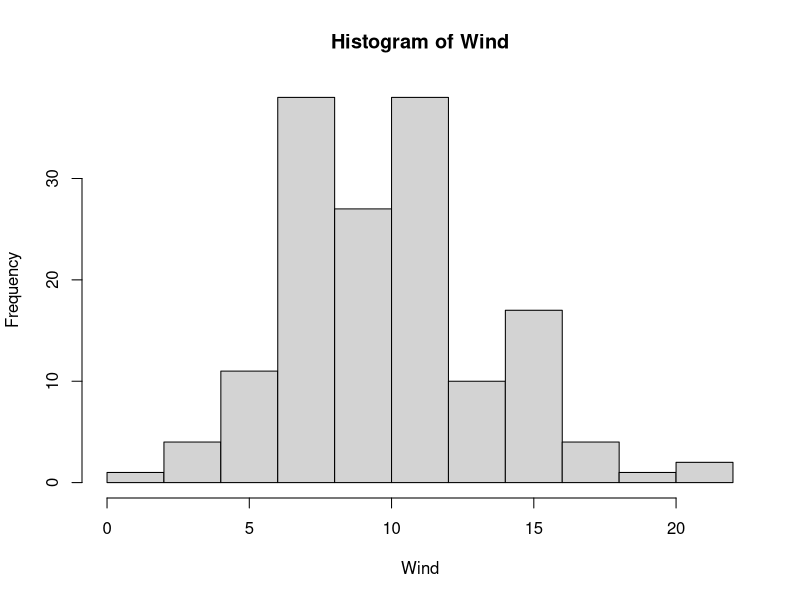
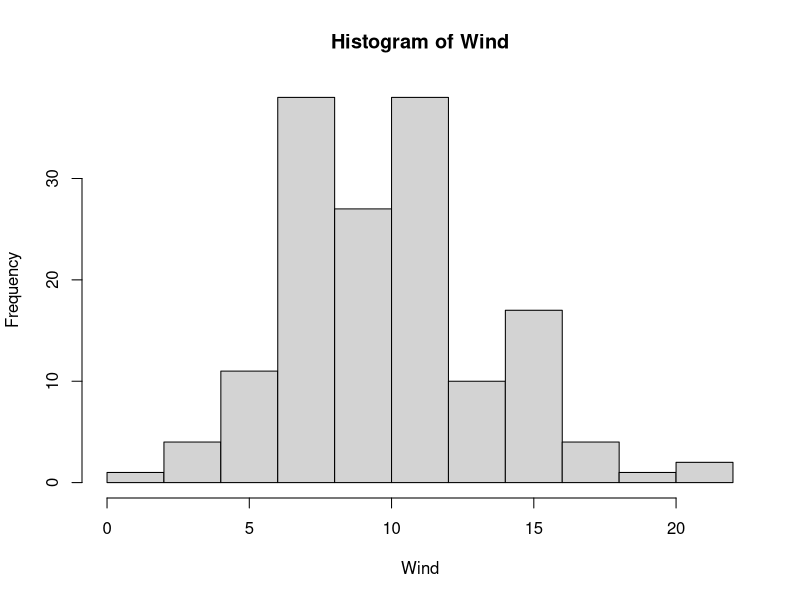

Write R code to recreate these figures, in order. (Note: this script raises an error after producing the figures.)
## ----IntroAirQuality-----------------------------------------------------
str(airquality) 

## ----AttachAirQuality----------------------------------------------------
attach(airquality) 

## ----HistAirQualityWind, fig.show="hide"---------------------------------
hist(Wind) 

## ----HistAirQualityWindSVG, echo=FALSE, include=FALSE, messages=FALSE, warnings=FALSE, results="hide", fig.show="hide"----
MyHist = hist(Wind) 
MakeAccessibleSVG(MyHist, "figures/SimpleGraphsHistAirQualityWind")

## ----echo=FALSE----------------------------------------------------------
if(file.exists("AddBlind.txt")){
    VI(MyHist)}

## ----HistAirQualityWind2, fig.show="hide"--------------------------------
hist(Wind, xlab="Average wind speed (mph)", main="") 

## ----HistAirQualityWind2SVG, echo=FALSE, include=FALSE, messages=FALSE, warnings=FALSE, results="hide"----
MakeAccessibleSVG(hist(Wind, xlab="Average wind speed (mph)", main="") , "figures/SimpleGraphsHistAirQualityWind2")

## ----BoxplotAirQualityWind, fig.width=7, fig.height=5, eval=-1, fig.show="hide"----
windows(7, 5) 
boxplot(Wind, horizontal=TRUE, xlab="Wind speed (mph)") 

## ----BoxplotAirQualityWindSVG, echo=FALSE, include=FALSE, messages=FALSE, warnings=FALSE, results="hide", fig.show="hide"----
#MakeAccessibleSVG(boxplot(Wind, horizontal=TRUE, xlab="Wind speed (mph)"), "figures/SimpleGraphsBoxplotAirQualityWind")

## ----CompBoxplotAirQualityWind, fig.show="hide"--------------------------
boxplot(Wind~Month, xlab="Month", ylab="Wind speed (mph)") 

## ----CompBoxplotAirQualityWindSVG, echo=FALSE, include=FALSE, messages=FALSE, warnings=FALSE, results="hide", fig.show="hide"----
#MakeAccessibleSVG(boxplot(Wind~Month, xlab="Month", ylab="Wind speed (mph)"), "figures/SimpleGraphsCompBoxplotAirQualityWind") 

## ----DotPlot, fig.width=7, fig.height=2.5, eval=-1-----------------------
windows(7, 2.5) 
dotchart(Wind) 

## ----LinePlot------------------------------------------------------------
plot(Temp, ylim=c(50,100)) 

## ----LinePlot2-----------------------------------------------------------
plot(Temp, ylim=c(50,100), type="l") 

## ----NormPlot------------------------------------------------------------
qqnorm(Wind) 
qqline(Wind) 

## ----ScatterCode1, eval=FALSE--------------------------------------------
plot(Wind, Temp) 

## ----ScatterCode2, eval=FALSE--------------------------------------------
plot(Temp~Wind) 

## ----Scatter-------------------------------------------------------------
plot(Wind, Temp) 

## ----MatrixPlot----------------------------------------------------------
pairs(data.frame(Ozone, Solar.R, Wind, Temp)) 

## ----IntroStateRegion----------------------------------------------------
str(state.region) 
levels(state.region) 

## ----StateRegionBarChart-------------------------------------------------
plot(state.region) 

## ----SummaryState--------------------------------------------------------
summary(state.region) 

## ----StateRegionBarChart2------------------------------------------------
barplot(summary(state.region)) 

## ----ReorderRegions------------------------------------------------------
summary(state.region)[c(4,2,3,1)] 

## ----StateRegionBarChartImp----------------------------------------------
barplot(summary(state.region)[c(4,2,3,1)]) 

## ----StateRegionPieChart, fig.width=7, fig.height=7----------------------
pie(summary(state.region)) 

## ----DetachAirQuality----------------------------------------------------
detach(airquality) 

